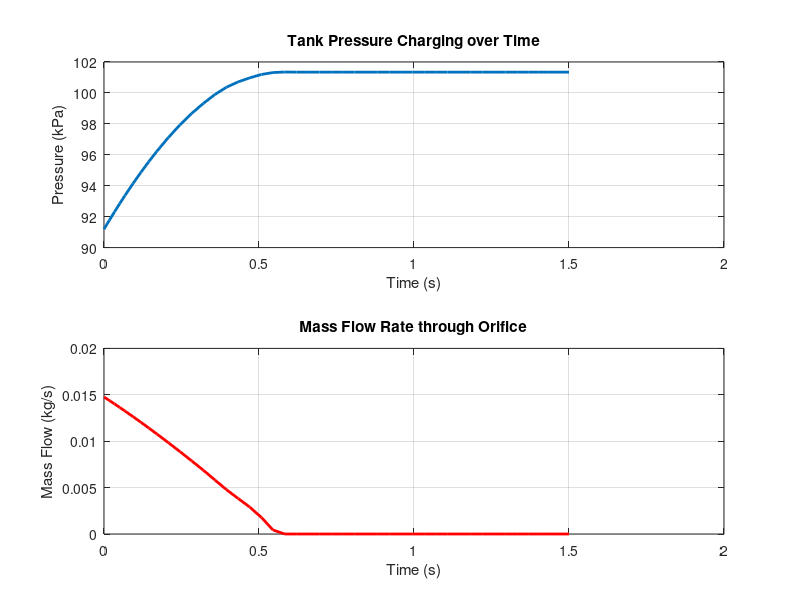

Recreate this plot in MATLAB.
function simulate_pressure()
    % --- Constants for Air ---
    gamma = 1.4;
    R = 287;                % Gas constant [J/kg*K]
    p0 = 101325;            % Atmospheric pressure [Pa]
    T0 = 293.15;            % Atmospheric temperature [K] (approx 20°C)
    rho0 = p0 / (R * T0);   % Atmospheric density [kg/m^3]
    
    % --- Parameters (Modify these based on your specific setup) ---
    V = 0.05;               % Tank volume [m^3]
    A = 0.0001;             % Orifice area [m^2]
    tspan = [0 1.5];         % Time interval [s]
    p_initial = 0.9 * p0;   % Initial tank pressure [Pa] (e.g., 20% of atm)

    % --- ODE Solver ---
    % 'p' is the state variable representing tank pressure
    [t, p_out] = ode45(@(t, p) pressure_ode(t, p, gamma, R, p0, T0, rho0, V, A), tspan, p_initial);

    results = [t, p_out];

    % This 'pushes' the variable 'PressureData' to the Base Workspace
    assignin('base', 'PressureData', results)

    % --- Plotting Results ---
    figure;
    subplot(2,1,1)
    plot(t, p_out / 1000, 'LineWidth', 2);
    grid on;
    xlabel('Time (s)');
    ylabel('Pressure (kPa)');
    title('Tank Pressure Charging over Time');


% --- PART 2: Calculate and Plot Mass Flow (m_dot) ---
    % Note: We use p_out directly here instead of fetching from Workspace
    ratio = p_out ./ p0;
    sqrt_term = 2 .* p0 .* rho0 .* (gamma ./ (gamma-1)) .* (ratio .^ (2 ./ gamma)) .* (1 - ratio .^ ((gamma - 1)./gamma));
    
    % Clean up any imaginary numbers from numerical noise near ratio = 1
    sqrt_term(sqrt_term < 0) = 0; 
    m_dot = A .* sqrt(sqrt_term);

    subplot(2,1,2)
    plot(t, m_dot, 'r-', 'LineWidth', 2);
    grid on;
    xlabel('Time (s)');
    ylabel('Mass Flow (kg/s)');
    title('Mass Flow Rate through Orifice');


end

function dpdt = pressure_ode(~, p, gamma, R, p1, T1, rho1, V, A)
    % 1. Calculate the pressure ratio (downstream/upstream)
    r = p / p1;

    % 2. First term of the equation: (gamma * p1 / rho1^gamma)
    term1 = (gamma * p1) / (rho1^gamma);

    % 3. Middle term: ( (p / (T1*R)) * (p/p1)^((1-gamma)/gamma) )^(gamma-1) / V
    % Note: This represents the (density)^(gamma-1) factor inside the tank
    density_factor = ( (p / (T1 * R)) * (r^((1 - gamma) / gamma)) )^(gamma - 1);
    term2 = density_factor / V;

    % 4. Square root term: Mass flux through orifice (Subsonic flow)
    % A * sqrt(2 * p1 * rho1 * (gamma/(gamma-1)) * r^(2/gamma) * (1 - r^((gamma-1)/gamma)))
    sqrt_inner = 2 * p1 * rho1 * (gamma / (gamma - 1)) * (r^(2 / gamma)) * (1 - r^((gamma - 1) / gamma));
    
    % Numerical guard: if pressure ratio exceeds 1, flow stops
    if sqrt_inner <= 0
        mdot = 0;
    else
        mdot = A * sqrt(sqrt_inner);
    end

    % Resulting dp/dt
    dpdt = term1 * term2 * mdot;
end

